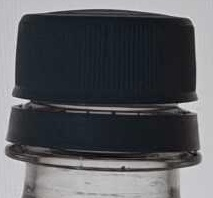
#> input picture samples/day02/cap_on_reference.jpg, 213 x 198 px, found by its file name
$ python 14_sharpen.py
#> lines starting #> are read from the running program, lines starting #| are printed output that depends on the picture

from pathlib import Path

import cv2
import numpy as np


# --------------------------------------------------
# 1. 사용할 이미지와 결과 저장 경로를 정한다.
#
#    reference_path → 1일차 병뚜껑 기준 ROI
#    blur_path      → 흐리게 만든 이미지 저장 경로
#    output_dir     → Sharpening 비교 결과 폴더
# --------------------------------------------------

reference_path = Path(
    "samples/day02/cap_on_reference.jpg"
)

blur_path = Path(
    "samples/day02/blur.jpg"
)

output_dir = Path(
    "outputs/day02/sharpen"
)


# --------------------------------------------------
# 2. Sharpening 결과를 저장할 폴더를 생성한다.
#
#    parents=True → 상위 폴더도 필요하면 생성
#    exist_ok=True → 폴더가 이미 있어도 오류 없음
# --------------------------------------------------

output_dir.mkdir(
    parents=True,
    exist_ok=True,
)


# --------------------------------------------------
# 3. 기준 ROI 이미지를 읽는다.
#
#    cv2.imread()로 병뚜껑 이미지를 불러온다.
# --------------------------------------------------

reference = cv2.imread(
    str(reference_path)
)
#> reference is the input picture: shape (198, 213, 3); mean B, G, R 93.5, 89.3, 87.8


# --------------------------------------------------
# 4. 이미지를 정상적으로 읽었는지 확인한다.
#
#    reference가 None이면 파일을 읽지 못한 것이다.
#    오류 메시지를 출력하고 실행을 중단한다.
# --------------------------------------------------

if reference is None:
    raise FileNotFoundError(
        f"기준 이미지를 읽지 못했습니다: "
        f"{reference_path}"
    )


# --------------------------------------------------
# 5. 기준 이미지에 Gaussian Blur를 적용한다.
#
#    (7, 7) → 7×7 Kernel 사용
#    0      → Sigma 값을 OpenCV가 자동 계산
#
#    병뚜껑의 경계와 세부 형태를 일부러 흐리게 만든다.
# --------------------------------------------------

blurred = cv2.GaussianBlur(
    reference,
    (7, 7),
    0,
)
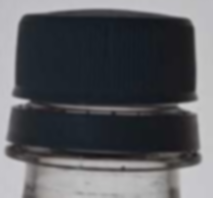
#> blurred: shape (198, 213, 3); mean B, G, R 93.5, 89.3, 87.8


# --------------------------------------------------
# 6. 흐리게 만든 이미지를 blur.jpg로 저장한다.
#
#    이후 Sharpening 효과를 비교할 문제 이미지이다.
# --------------------------------------------------

cv2.imwrite(
    str(blur_path),
    blurred,
)

print(
    "문제 이미지 생성:",
    blur_path,
)


# --------------------------------------------------
# 7. Sharpening Kernel을 만든다.
#
#    3×3 행렬을 사용한다.
#
#       0  -1   0
#      -1   5  -1
#       0  -1   0
#
#    중심 픽셀의 값을 강조하고
#    주변 픽셀과의 차이를 이용하여 경계를 강조한다.
#
#    dtype=np.float32 → 실수형 Kernel
# --------------------------------------------------

kernel = np.array(
    [
        [0, -1, 0],
        [-1, 5, -1],
        [0, -1, 0],
    ],
    dtype=np.float32,
)


# --------------------------------------------------
# 8. Blur 이미지에 Sharpening을 적용한다.
#
#    cv2.filter2D() → Kernel을 이미지 전체에 적용
#
#    blurred → 입력 이미지
#    -1      → 출력 이미지의 자료형 깊이를 입력과 동일하게 유지
#    kernel  → 7번에서 만든 Sharpening Kernel
#
#    결과를 sharpened에 저장한다.
# --------------------------------------------------

sharpened = cv2.filter2D(
    blurred,
    -1,
    kernel,
)


# --------------------------------------------------
# 9. 기준 ROI 이미지를 reference.jpg로 저장한다.
#
#    Blur와 Sharpening을 적용하지 않은
#    원래 병뚜껑 이미지이다.
# --------------------------------------------------

cv2.imwrite(
    str(
        output_dir / "reference.jpg"
    ),
    reference,
)


# --------------------------------------------------
# 10. Blur 이미지를 blurred.jpg로 저장한다.
#
#     5번에서 Gaussian Blur를 적용한 결과이다.
#     기준 이미지와 비교하여 경계가 얼마나
#     흐려졌는지 확인할 수 있다.
# --------------------------------------------------

cv2.imwrite(
    str(
        output_dir / "blurred.jpg"
    ),
    blurred,
)


# --------------------------------------------------
# 11. Sharpening 결과를 sharpened.jpg로 저장한다.
#
#     8번에서 경계를 강조한 결과이다.
#     Blur 이미지보다 경계가 강조되었는지 비교한다.
# --------------------------------------------------

cv2.imwrite(
    str(
        output_dir / "sharpened.jpg"
    ),
    sharpened,
)


# --------------------------------------------------
# 12. 결과 저장 완료 메시지를 출력한다.
#
#     저장된 이미지 3장을 직접 비교한다.
#
#     reference.jpg
#     blurred.jpg
#     sharpened.jpg
#
#     확인할 내용:
#     - Blur 후 병뚜껑 경계가 흐려졌는가?
#     - Sharpening으로 경계가 다시 강조되었는가?
#     - 원본과 동일하게 복원되었는가?
#     - Noise나 불필요한 경계도 강조되었는가?
# --------------------------------------------------

print(
    "Sharpening 결과 저장 완료"
)
